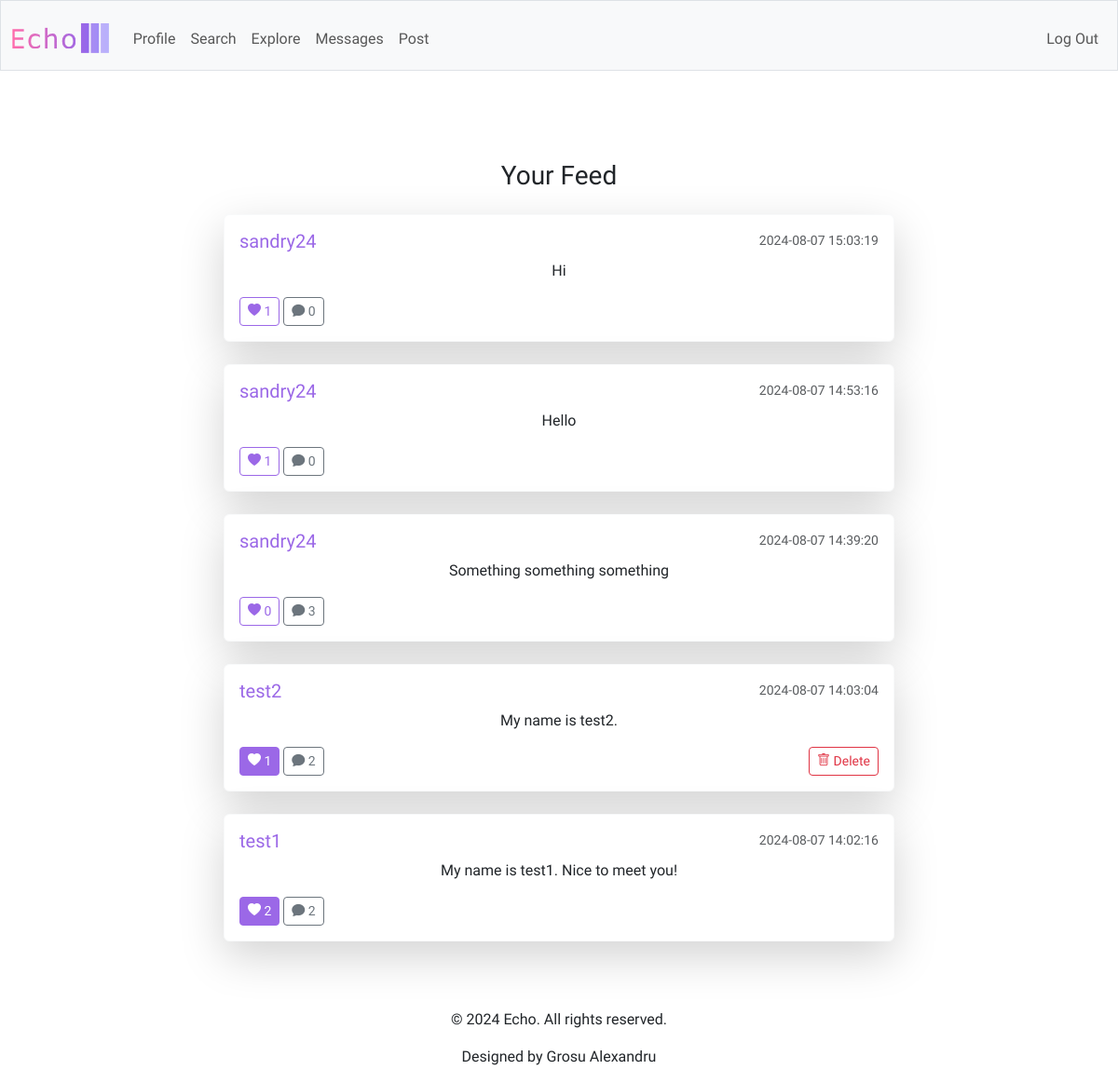
The page /feed (signed in) on the database its author committed.
### tables this page shows
CREATE TABLE posts (
    id INTEGER PRIMARY KEY AUTOINCREMENT,
    user_id INTEGER NOT NULL,
    content TEXT NOT NULL,
    created_at TIMESTAMP DEFAULT CURRENT_TIMESTAMP,
    FOREIGN KEY (user_id) REFERENCES users(id)
);

### app.py (the view)
@app.route("/feed")
@login_required
def feed():
    user_id = session['user_id']
    posts = db.execute('''
        SELECT p.id, p.user_id, p.content, p.created_at, u.username,
               COUNT(l.id) AS like_count,
               EXISTS (
                   SELECT 1 FROM likes l2
                   WHERE l2.user_id = ? AND l2.post_id = p.id
               ) AS liked_by_user
        FROM posts p
        JOIN users u ON p.user_id = u.id
        LEFT JOIN likes l ON p.id = l.post_id
        WHERE p.user_id = ? OR EXISTS (
            SELECT 1 FROM follows f
            WHERE f.follower_id = ? AND f.followed_id = p.user_id
        )
        GROUP BY p.id
        ORDER BY p.created_at DESC
    ''', user_id, user_id, user_id)
    comments = db.execute('''
        SELECT c.id, c.user_id, c.content, c.created_at, c.post_id, u.username
        FROM comments c
        JOIN users u ON c.user_id = u.id
        WHERE c.post_id IN (SELECT id FROM posts)
        ORDER BY c.created_at ASC
    ''')
    grouped_comments = {}
    for comment in comments:
        post_id = comment['post_id']
        if post_id not in grouped_comments:
            grouped_comments[post_id] = []
        grouped_comments[post_id].append(comment)
    return render_template("feed.html", posts=posts, comments=grouped_comments)

### app.py (called while the page is built)
@app.after_request
def after_request(response):
    response.headers["Cache-Control"] = "no-cache, no-store, must-revalidate"
    response.headers["Expires"] = 0
    response.headers["Pragma"] = "no-cache"
    return response

### helpers.py (called while the page is built)
def login_required(f):
    @wraps(f)
    def decorated_function(*args, **kwargs):
        if session.get("user_id") is None:
            return redirect("/login")
        return f(*args, **kwargs)
    return decorated_function

### templates/feed.html (shortened to what this page needs)
{% extends "layout.html" %}
{% block main %}
<div class="container mt-5">
    <h3 class="mb-4 text-center">Your Feed</h3>
    <div class="row justify-content-center">
        <div class="col-md-8">
            {% if posts %}
                {% for post in posts %}
                    <div class="card mb-4 shadow-lg border-light">
                        <div class="card-body">
                            <div class="d-flex justify-content-between align-items-center mb-2">
                                <h5 class="card-title mb-0">
                                    <a href="{{ url_for('profile', username=post['username']) }}" class="purple text-decoration-none">
                                        {{ post['username'] }}
                                    </a>
                                </h5>
                                <small class="text-muted">{{ post['created_at'] }}</small>
                            </div>
                            <p class="card-text">{{ post['content'] }}</p>
                            <div class="d-flex justify-content-between align-items-center">
                                <div>
                                    <form action="{{ url_for('toggle_like', post_id=post['id']) }}" method="post" class="d-inline">
                                        <button type="submit" class="btn {{ 'btn-primary' if post['liked_by_user'] else 'btn-outline-primary' }} btn-sm">
                                            <i class="bi bi-heart-fill"></i> {{ post['like_count'] }}
                                        </button>
                                    </form>
                                    <button class="btn btn-outline-secondary btn-sm" data-bs-toggle="collapse" data-bs-target="#comments-{{ post['id'] }}">
                                        <i class="bi bi-chat-fill"></i> {{ comments[post['id']] | length if post['id'] in comments else 0 }}
                                    </button>
                                </div>
                                {% if post['user_id'] == session['user_id'] %}
                                    <form action="{{ url_for('delete_post', post_id=post['id'], redirect='feed') }}" method="post" class="d-inline" onsubmit="return confirm('Are you sure you want to delete this post?');">
                                        <button type="submit" class="btn btn-outline-danger btn-sm">
                                            <i class="bi bi-trash"></i> Delete
                                        </button>
                                    </form>
                                {% endif %}
                            </div>
                        </div>
                    </div>
                {% endfor %}
            {% endif %}
        </div>
    </div>
</div>
{% endblock %}

### static/styles.css (style rules this page uses)
body { font-family: "Amiko", sans-serif; }
.purple { color: #9b68e7; }
.btn-primary, .btn-primary:active:focus { background-color: #9b68e7; border-color: #9b68e7; color: #fff; }
.btn-outline-primary, .btn-outline-primary:active:focus { background-color: #fff; color: #9b68e7; border-color: #9b68e7; }
.btn-outline-danger, .btn-outline-danger:active:focus { background-color: #fff; color: #e03444; border-color: #e03444; }

### rows shown on the page
posts: username "sandry24", created_at "2024-08-07 15:03:19", content "Hi", like_count "1", comments "0"
posts: username "sandry24", created_at "2024-08-07 14:53:16", content "Hello", like_count "1", comments "0"
posts: username "sandry24", created_at "2024-08-07 14:39:20", content "Something something something", like_count "0", comments "3"
posts: username "test2", created_at "2024-08-07 14:03:04", content "My name is test2.", like_count "1", comments "2"
posts: username "test1", created_at "2024-08-07 14:02:16", content "My name is test1. Nice to meet you!", like_count "2", comments "2"
